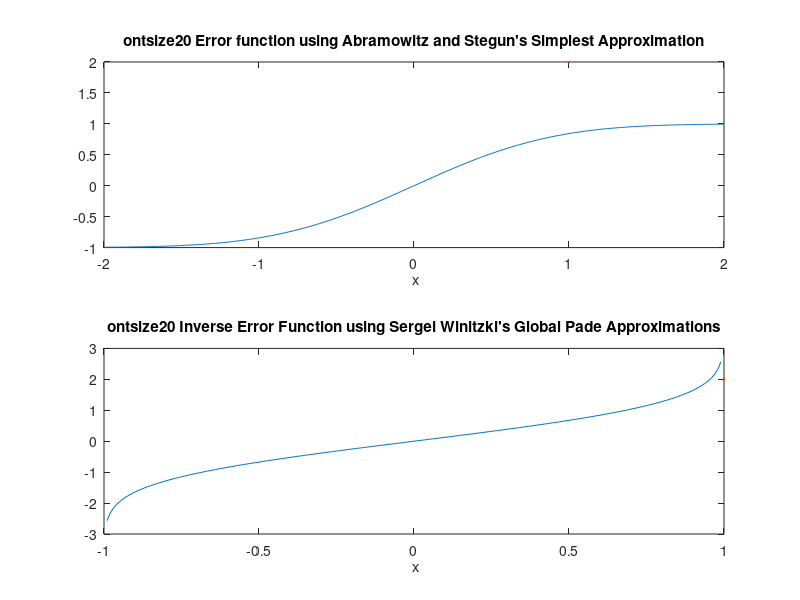

This figure's MATLAB source: (Note: this script raises an error after producing the figure.)
%% Generating Error Function and Inverse Error Function using Approximations
%generate random variables
uni = rand(60000,1);
gauss = randn(120000,1);
%generate x values
x = 0:0.01:2;
%use approximation to generate erf(x) values
a = [0.278393, 0.230389, 0.000972, 0.078108];
erfx = 1 - (1./((1 + a(1)*x + a(2)*(x.^2) + a(3)*(x.^3) + a(4)*(x.^4)).^4));
erfx = [-flip(erfx(2:end)) erfx];
%use approximation to generate erfInverse(x) values
x = 0:0.01:1;
fastCalc = 1 - x.^2;
a = 0.140012;
inner = 2/(pi*a) + log(fastCalc)/2 ;
erfInvx = sqrt( sqrt(inner.^2 - log(fastCalc)/a ) - inner );
erfInvx = sqrt(2)*[-flip(erfInvx(2:end)), erfInvx];
%plot
subplot(2,1,1)
plot(-2:0.01:2,erfx,LineWidth=2)
title("\fontsize{20} Error function using Abramowitz and Stegun's Simplest Approximation")
xlabel('\fontsize{15} x')
xlim([-2 2])
subplot(2,1,2)
plot(-1:0.01:1,erfInvx,LineWidth=2)
title("\fontsize{20} Inverse Error Function using Sergei Winitzki's Global Pade Approximations")
xlabel('\fontsize{15} x')
xlim([-1 1])


%% Generating Normal Samples using Uniform Samples and Inverse Error Function Approximation
%generate x values for erfInv(x) using uniform random variables
x = 2*uni - 1;
%generate values for erfInv(x) 
fastCalc = 1 - x.^2;
a = 0.140012;
inner = 2/(pi*a) + log(fastCalc)/2 ;
erfInvx = sqrt( sqrt(inner.^2 - log(fastCalc)/a ) - inner );
erfInvx = sqrt(2)*[-flip(erfInvx(2:end)); erfInvx];
%plot
subplot(2,1,1)
histogram(gauss)
title("\fontsize{20} Histogram of MATLAB generated Normal R.V.'s")
xlim([-5 5])
subplot(2,1,2)
histogram(erfInvx)
title("\fontsize{20} Histogram of Normal R.V.'s Generated Using U[0,1] and Inverse Error Function Approximation")
xlim([-5 5])
%plot(-1:0.001:1,erfInvx)


%% Generating Normal Samples using Uniform Samples and Inverse Error Function Look-Up Table
%generate normal R.V.'s
gauss = randn(60000,1);
%generate x values for erfInv(x) and look up table of erfInv(x) values
x = linspace(0,1,1000);
lookUp = sqrt(2)*erfinv(x);
%generate uniform R.V.'s and array to store normal generated values in
unif = rand(60000,1) ;
gaussian = zeros(60000,1);
%loop through all uniform R.V.'s
for i = 1:60000
    %Since LUT ranges from 0->1, we can only apply U[1/2,1]. The uniform
    %R.V. is then converted to an index in the LUT for the normal R.V.
    %samples
    if unif(i,1) >= 1/2
        index = round((2*unif(i,1)-1)*999)+1;
        gaussian(i,1) = lookUp(index);
    %For U[0,1/2] we add 1/2 to make it U[1/2,1] and simpy invert LUT
    %value
    else
        index = round((2*(unif(i,1)+0.5)-1)*999)+1;
        gaussian(i,1) = -lookUp(index);
    end
        
end
subplot(2,1,1)
histogram(gauss)
title("\fontsize{20} Histogram of MATLAB generated Normal R.V.'s")
xlim([-5 5])
subplot(2,1,2)
histogram(gaussian)
title("\fontsize{20} Histogram of Normal R.V.'s Generated Using U[0,1] and Look-Up Table")
xlim([-5 5])


%% 
%parameters for quantization / LUT length / floor and ceiling for
%quantization
lutLength = 512;
quantBits = 12;
floorQuant = -3;
ceilingQuant = 3;
%generate x values for erfInv(x) and look up table of erfInv(x) values
x = linspace(-1,1,lutLength);
lookUpFinal = sqrt(2)*erfinv(x);
%plot unquantized table
subplot(3,1,1)
plot(lookUpFinal)
title('Look Up Table')
title("\fontsize{20} Unquantized LUT")
xlim([1 lutLength])
%define quantization levels and quantized LUT
quanta = 6 / (2^quantBits);
lookUp12bit = zeros(1,lutLength);
%loop through all quantization levels
for i = 1:4096
    %loop through nonquantized lookUp and add perform quantization
    for j = 1:length(lookUpFinal)
        if lookUpFinal(j) > (floorQuant + (i-1)*quanta) && lookUpFinal(j) < (floorQuant + i*quanta)
            lookUp12bit(j) = i;
        elseif lookUpFinal(j) <= floorQuant
            lookUp12bit(j) = 0;
        elseif lookUpFinal(j) >= ceilingQuant
            lookUp12bit(j) = 2^quantBits - 1;
        end
    end
end
%plot quantized table
subplot(3,1,2)
stem(lookUp12bit)
title(['\fontsize{20}' num2str(quantBits) '-Bit Quantized LUT with ' num2str(lutLength) ' Entries'])
xlim([1 lutLength])
%create final table by converting values to actual dac voltages for MCP4725
lookUpFinal = (lookUp12bit * (3.3/4095)) - 1.65;
%plot
subplot(3,1,3)
plot(lookUpFinal)
title(['\fontsize{20}' num2str(quantBits) '-Bit Quantized LUT with ' num2str(lutLength) ' Entries Converted to MCP4725 Output Voltages'])
xlim([1 lutLength])
%% Special Test Versions of the LUT
lookUp12bit = lookUp12bit - 2048;
lookUpFinal = lookUpFinal /5;


